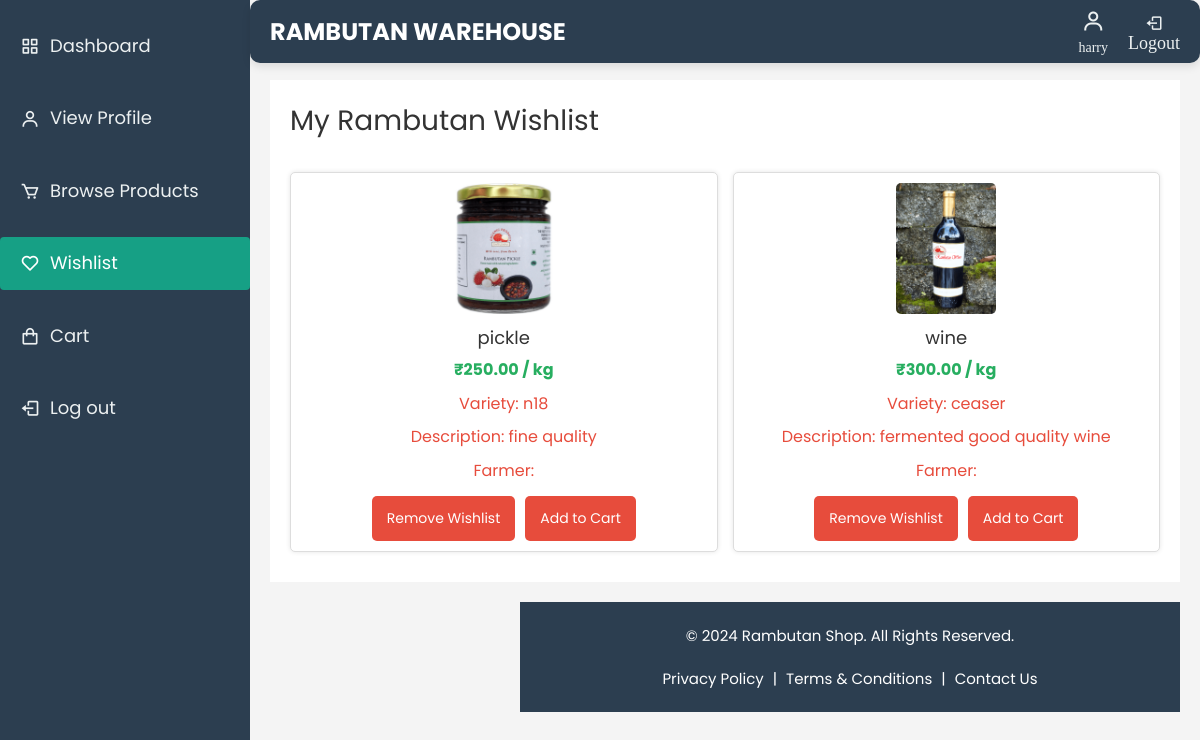
The app's page /wishlist/ (signed in) with its own data.
### warehouse/models.py (models this page shows, shortened)
class Registeruser(AbstractUser):
    username = models.EmailField(unique=True)
    name = models.CharField(max_length=50,default='noname')
    contact = models.CharField(max_length=250, blank=True)
    address = models.CharField(max_length=250, blank=True)
    place = models.CharField(max_length=100, blank=True)
    role = models.CharField(max_length=10, choices=ROLE_CHOICES)
    groups = models.ManyToManyField(
        Group,
        related_name='registeruser_set',  # Custom related_name
        blank=True,
        help_text='The groups this user belongs to. A user will get all permissions granted to each of their groups.'
    )
    user_permissions = models.ManyToManyField(
        Permission,
        related_name='registeruser_set',  # Custom related_name
        blank=True,
        help_text='Specific permissions for this user.'
    )

class RambutanPost(models.Model):
    farmer = models.ForeignKey('FarmerDetails', on_delete=models.CASCADE, related_name='rambutan_posts')
    name = models.CharField(max_length=255)
    variety = models.CharField(max_length=100)
    quantity = models.PositiveIntegerField()
    quantity_left = models.PositiveIntegerField(default=0)  # Quantity left after sales
    price_per_kg = models.DecimalField(max_digits=10, decimal_places=2)
    image = models.ImageField(upload_to='rambutan_images/', blank=True, null=True)
    description = models.TextField(blank=True, null=True)
    created_at = models.DateTimeField(auto_now_add=True)
    is_available = models.BooleanField(default=True)  # Whether the post is still available

### warehouse/views.py (the view)
# urls.py: path('wishlist/', views.wishlist, name='wishlist'),
@login_required
def wishlist(request):
    wishlist_items = Wishlist.objects.filter(user=request.user).select_related('rambutan_post')
    wishlists = RambutanPost.objects.filter(id__in=[item.rambutan_post_id for item in wishlist_items])
    return render(request, 'wishlist.html', {'wishlist_items': wishlists})

### warehouse/templates/wishlist.html (shortened to what this page needs)
{% load static %}
<!DOCTYPE html>
<html lang="en" dir="ltr">
<head>
    <link href='https://unpkg.com/boxicons@2.0.7/css/boxicons.min.css' rel='stylesheet'>
    <link href="https://cdn.jsdelivr.net/npm/sweetalert2@11/dist/sweetalert2.min.css" rel="stylesheet">
    <link rel="stylesheet" href="{% static 'css/open-iconic-bootstrap.min.css' %}">
    <link rel="stylesheet" href="{% static 'css/animate.css' %}">
    <link rel="stylesheet" href="{% static 'css/owl.carousel.min.css' %}">
    <link rel="stylesheet" href="{% static 'css/owl.theme.default.min.css' %}">
    <link rel="stylesheet" href="{% static 'css/magnific-popup.css' %}">
    <link rel="stylesheet" href="{% static 'css/aos.css' %}">
    <link rel="stylesheet" href="{% static 'css/ionicons.min.css' %}">
    <link rel="stylesheet" href="{% static 'css/bootstrap-datepicker.css' %}">
    <link rel="stylesheet" href="{% static 'css/jquery.timepicker.css' %}">
    <link rel="stylesheet" href="{% static 'css/flaticon.css' %}">
    <link rel="stylesheet" href="{% static 'css/icomoon.css' %}">
    <link rel="stylesheet" href="{% static 'css/style.css' %}">
</head>
<body>
    <div class="sidebar">
        <ul class="nav-links">
            <li>
                <a href="{% url 'customer_dashboard' %}">
                    <i class='bx bx-grid-alt'></i>
                    <span class="links_name">Dashboard</span>
                </a>
            </li>
            <li>
                <a href="{% url 'profile_view' %}">
                    <i class='bx bx-user'></i>
                    <span class="links_name">View Profile</span>
                </a>
            </li>
            <li>
                <a href="{% url 'products_browse' %}">
                    <i class='bx bx-cart'></i>
                    <span class="links_name">Browse Products</span>
                </a>
            </li>
            <li>
                <a href="{% url 'wishlist' %}" class="active">
                    <i class='bx bx-heart'></i>
                    <span class="links_name">Wishlist</span>
                </a>
            </li>
            <li>
                <a href="{% url 'cart' %}">
                    <i class='bx bx-shopping-bag'></i>
                    <span class="links_name">Cart</span>
                </a>
            </li>
            <li class="log_out">
                <a href="{% url 'logout' %}">
                    <i class='bx bx-log-out'></i>
                    <span class="links_name">Log out</span>
                </a>
            </li>
        </ul>
    </div>
    <section class="home-section">
        <nav class="top-navbar">
            <div class="logo">
                <span class="logo-text">Rambutan Warehouse</span>
            </div>
            <ul class="nav-icons">
                <li class="user-profile">
                    <a href="{% url 'profile_view' %}">
                        <i class='bx bx-user'></i>
                        <span class="icon-name">{{ user.name }}</span>
                    </a>
                </li>
                <li>
                    <a href="{% url 'logout' %}" class="logout-button">
                        <i class='bx bx-log-out'></i>
                        <span class="icon-name">Logout</span>
                    </a>
                </li>
            </ul>
        </nav>
        <div class="main-content">
            <h2>My Rambutan Wishlist</h2>
            <div class="product-listing">
                {% for item in wishlist_items %}
                <div class="product">
                    <img src="{% if item.image %}/media/{{ item.image }}{% else %}{% static 'images/default_product.jpg' %}{% endif %}" alt="{{ item.name }}" width="100px">
                    <h3>{{ item.name }}</h3>
                    <p class="price">₹{{ item.price_per_kg }} / kg</p>
                    <p>Variety: {{ item.variety }}</p>
                    <p>Description: {{ item.description }}</p>
                    <p>Farmer: {{ item.farmer.username }}</p>
                    <div class="cart-buttons">
                        <button class="remove">
                            <a href="{% url 'remove_from_wishlist' item.id %}">Remove Wishlist</a>
                        </button>
                        {% if item.is_available %}
                            <button class="add">
                                <a href="{% url 'add_to_cart' item.id %}">Add to Cart</a>
                            </button>
                        {% endif %}
                    </div>
                </div>
                {% empty %}
                <p>No products available in your wishlist at the moment.</p>
                {% endfor %}
            </div>
        </div>
        <footer>
            <p>&copy; 2024 Rambutan Shop. All Rights Reserved.</p>
            <a href="#">Privacy Policy</a> | <a href="#">Terms & Conditions</a> | <a href="#">Contact Us</a>
        </footer>
    </section>
</body>
</html>

### warehouse/static/css/icomoon.css (style rules this page uses)
[class^="icon-"], [class*=" icon-"] { font-family: 'icomoon' !important; speak: none; font-style: normal; font-weight: normal; font-variant: normal; text-transform: none; line-height: 1; -webkit-font-smoothing: antialiased; -moz-osx-font-smoothing: grayscale; }

### warehouse/templates/wishlist.html (style rules this page uses)
:root { --primary-color: #2c3e50; --secondary-color: #ecf0f1; --accent-color: #16a085; --hover-color: #34495e; --white: #ffffff; --font-family: 'Poppins', sans-serif; }
body { font-family: var(--font-family); background-color: #f4f4f4; margin: 0; padding: 0; display: flex; }
.sidebar { width: 250px; background-color: var(--primary-color); height: 100vh; position: fixed; top: 0; left: 0; transition: all 0.3s; display: flex; flex-direction: column; }
.sidebar ul.nav-links { list-style-type: none; padding: 0; margin: 0; }
.sidebar ul.nav-links li { margin: 20px 0; }
.sidebar ul.nav-links li a { color: var(--secondary-color); text-decoration: none; font-size: 18px; display: flex; align-items: center; padding: 10px 20px; transition: background-color 0.3s, color 0.3s; border-radius: 4px; }
.sidebar ul.nav-links li a:hover, .sidebar ul.nav-links li a.active { background-color: var(--accent-color); color: var(--white); }
.sidebar ul.nav-links li a i { margin-right: 10px; font-size: 20px; }
.top-navbar { background-color: var(--primary-color); padding: 10px 20px; display: flex; justify-content: space-between; align-items: center; border-radius: 10px; box-shadow: 0 4px 8px rgba(0, 0, 0, 0.1); margin-bottom: 20px; position: fixed; top: 0; left: 250px; right: 0; z-index: 1000; }
.logo-text { font-size: 24px; color: var(--white); font-weight: bold; text-transform: uppercase; }
.nav-icons { list-style: none; display: flex; align-items: center; gap: 20px; margin: 0; padding: 0; }
.nav-icons li a { color: var(--secondary-color); text-decoration: none; font-size: 18px; display: flex; flex-direction: column; align-items: center; transition: color 0.3s; }
.nav-icons li.user-profile a { display: flex; flex-direction: column; align-items: center; justify-content: center; text-align: center; gap: 5px; }
.nav-icons li.user-profile a i { font-size: 24px; color: var(--secondary-color); }
.nav-icons li.user-profile a .icon-name { font-size: 14px; color: var(--secondary-color); }
.home-section { margin-left: 250px; width: calc(100% - 250px); padding-top: 60px; padding: 20px; transition: margin-left 0.3s, width 0.3s; min-height: 100vh; margin-top: 60px; }
.main-content { width: 100%; padding: 20px; background-color: #fff; box-sizing: border-box; }
.main-content h2 { font-size: 28px; margin-bottom: 20px; color: #333; }
.product-listing { display: flex; flex-wrap: wrap; gap: 15px; }
.product { flex: 1 1 calc(33.333% - 20px); margin: 10px 0; border: 1px solid #ddd; padding: 10px; box-shadow: 0 0 5px rgba(0, 0, 0, 0.1); border-radius: 5px; background-color: #fff; text-align: center; box-sizing: border-box; }
.product img { max-width: 100%; height: auto; margin-bottom: 10px; border-radius: 5px; }
.product h3 { font-size: 18px; color: #333; margin-bottom: 5px; }
.product p { font-size: 16px; color: #e74c3c; margin: 5px 0; }
.product .price { color: #27ae60; font-weight: bold; }
.product .cart-buttons { margin-top: 10px; display: flex; justify-content: center; gap: 10px; }
.cart-buttons button { background-color: #e74c3c; border: none; color: white; padding: 10px 15px; cursor: pointer; border-radius: 5px; transition: background-color 0.3s; font-size: 14px; }
.cart-buttons button a { color: white; text-decoration: none; display: block; width: 100%; height: 100%; text-align: center; }
footer { text-align: center; padding: 20px; background-color: var(--primary-color); color: var(--white); margin-top: 20px; width: calc(100% - 250px); margin-left: 250px; box-sizing: border-box; }
footer a { color: var(--white); text-decoration: none; margin: 0 5px; }

### records on screen
Registeruser: name "harry"
RambutanPost: image+name (picture), name "pickle", price_per_kg "250.00", variety "n18", description "fine quality", is_available "Add to Cart"
RambutanPost: image+name (picture), name "wine", price_per_kg "300.00", variety "ceaser", description "fermented good quality wine", is_available "Add to Cart"
